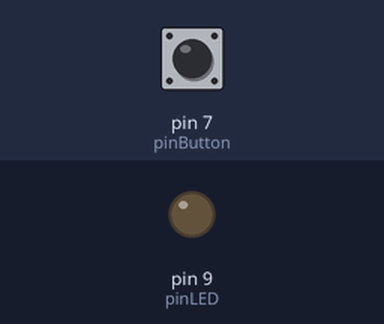
Bench run of a sketch on a simulated Arduino Uno, built with avr-gcc and run on an emulated ATmega328P. Shown: output pins drawn as LEDs (lit = HIGH). The test bench sets the inputs (shaded band); at power-on: pin 7 (pinButton) HIGH.

Above: at 1.2 s.
1.3 s: pin 7 (pinButton) pulled LOW for 3.2 s
At 2.7 s:
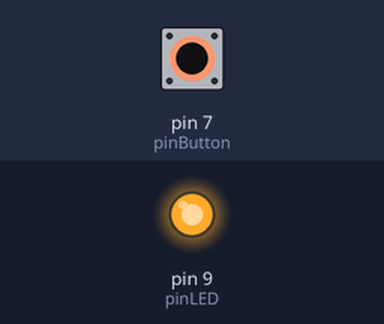
Timing chart, 0 to 6.0 s (numbered marks = the images above; inputs shaded):
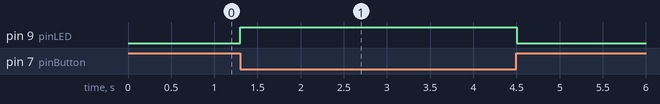

The sketch:

RobotInteruptT_Compact.ino
```cpp
#include <SoftwareSerial.h>
SoftwareSerial Soft_Serial(2,3);
int pinLED = 9;
int pinButton = 7;
int LED = false;
uint32_t tMain;
void setup() {
  Soft_Serial.begin(19200);
  pinMode(pinLED, OUTPUT);
  pinMode(pinButton, INPUT);
  digitalWrite(pinButton, HIGH);
} void loop() {
  if (digitalRead(pinButton) == HIGH) {
    digitalWrite(pinLED, LOW);
    if (millis() > tMain + 50) {
      tMain = millis();
      Soft_Serial.print("?");
      LED = !LED;
      digitalWrite(pinLED, LED);
    }
  } else {
    digitalWrite(pinLED, HIGH);
  }
}
```

Measured:
- after the input at 1.3 s, pin 9 (pinLED): LOW → HIGH at once, → LOW 3.2 s later
